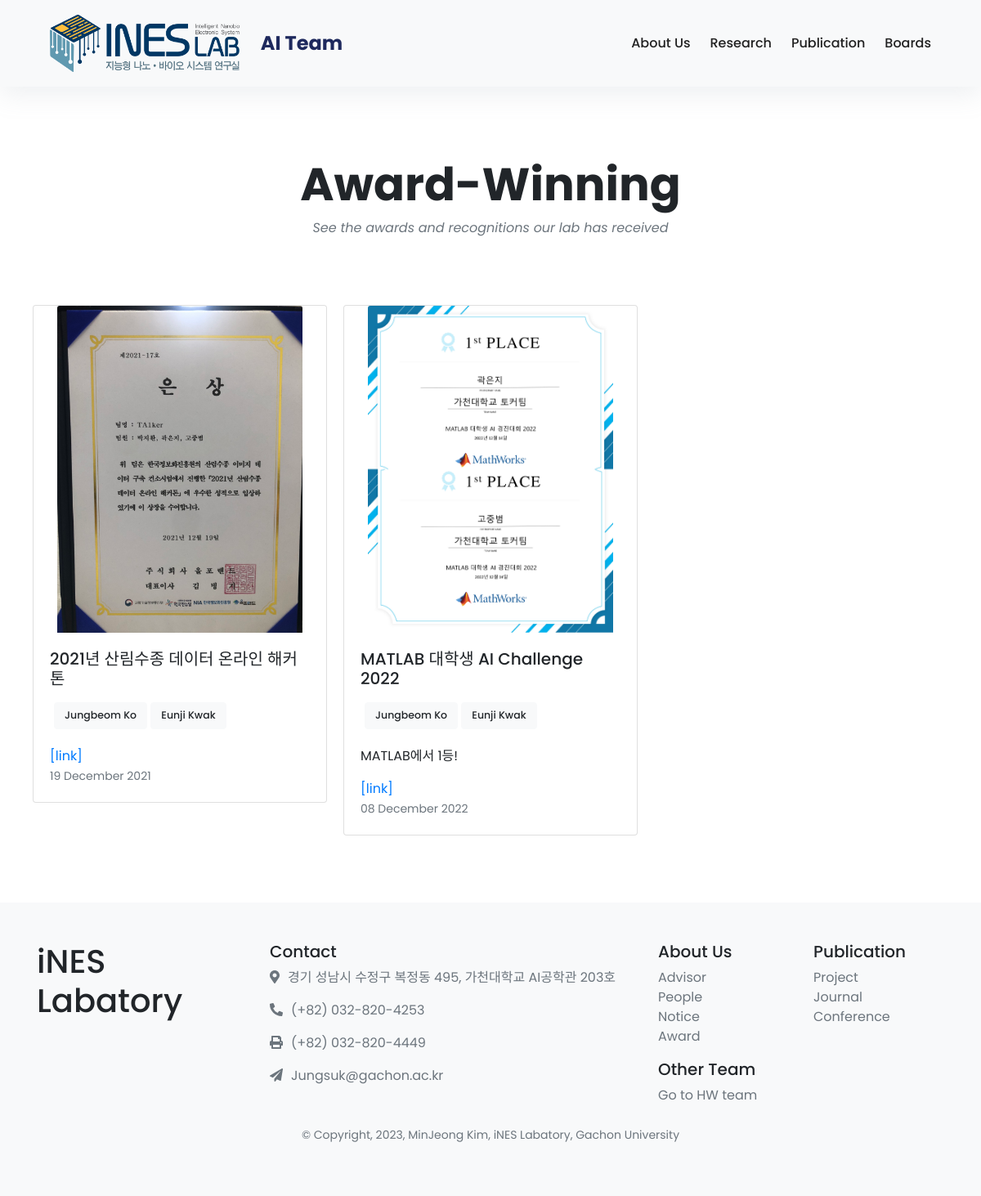
Before: /ai/awards/ with the older database file.
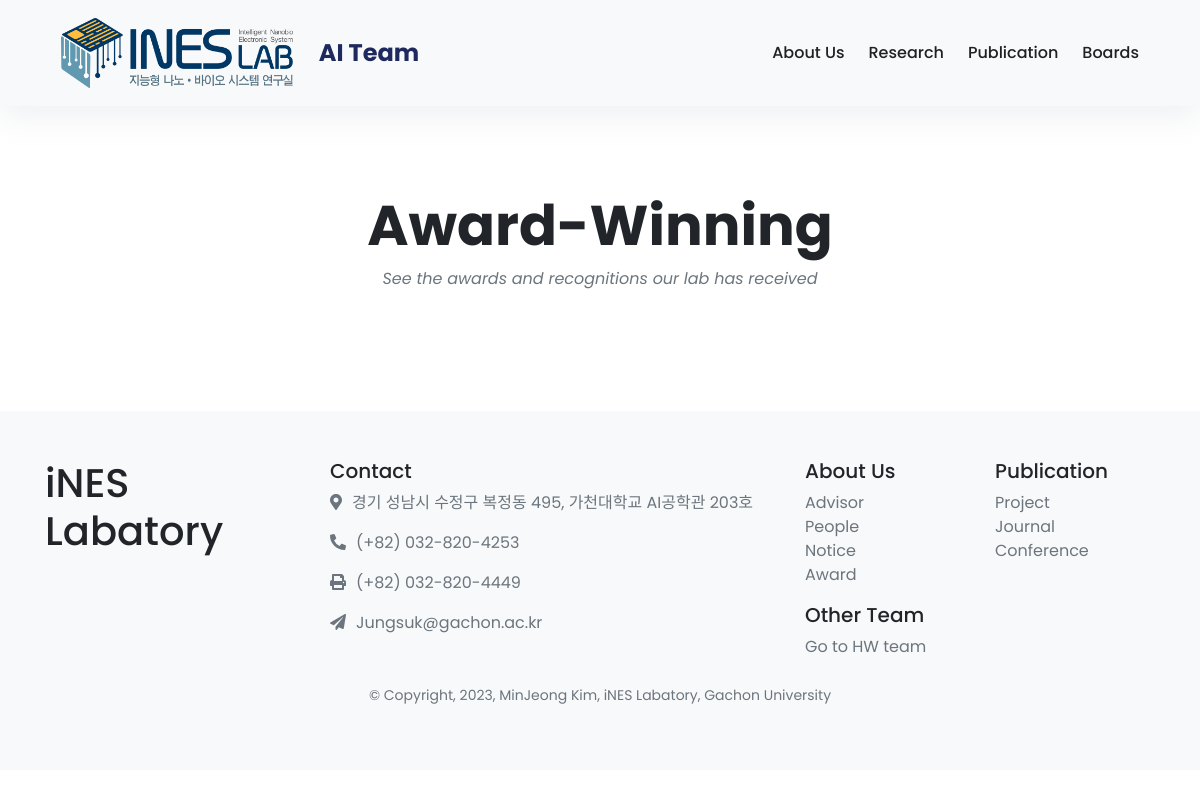
After: the same page with the newer database file.
### awards/models.py (models this page shows, shortened)
class Awards(models.Model):
    TEAM_CHOICES = (
        ('AI', 'AI Team'),
        ('HW', 'Hardware Team'),
    )
    team = models.CharField(max_length=2, choices=TEAM_CHOICES, default='HW')
    title = models.CharField(max_length=255, default="")
    award_dates = models.DateTimeField(default=datetime.datetime.now)
    contents = models.TextField(blank=True, null=True)
    photo = models.FileField(upload_to="upload/awards/%Y/%m/%d/", blank=True)
    award_link = models.URLField(blank=True, null=True)
    member = models.ManyToManyField(member_list)

### member/models.py (models this page shows, shortened)
class member_list(models.Model):
    DEGREE_CHOICES = [
        ('CA', 'Co-Advisor'),
        ('PR', 'Professor'),
        ('PD', 'Postdoc'),
        ('PHD', 'PhD'),
        ('MS', 'Master'),
        ('BS', 'Bachelor'),
    ]
    STATUS_CHOICES = [
        ('CU', 'Current'),
        ('AL', 'Alumni'),
    ]
    TEAM_CHOICES = (
        ('AI', 'AI Team'),
        ('HW', 'Hardware Team'),
        ('OT', 'Others'),
    )
    team = models.CharField(max_length=2, choices=TEAM_CHOICES, default='HW')
    name = models.CharField(max_length=20, default="Name")
    email = models.EmailField(max_length=254, default="@gachon.ac.kr")
    main_photo = models.FileField(upload_to="upload/%Y/%m/%d/", blank=True)
    hobby_photo = models.FileField(upload_to="upload/%Y/%m/%d/", blank=True)
    motto = models.CharField(max_length=50, default="No data")
    department = models.CharField(max_length=50, default = "Department of Biomedical Engineering")
    degree = models.CharField(max_length=50, choices=DEGREE_CHOICES, default='BS')
    status = models.CharField(max_length=2, choices=STATUS_CHOICES, default='CU')

### awards/views.py (the view)
# urls.py: path('awards/', awards_view.ai_award, name='ai_award'),
def ai_award(request):
    awards = Awards.objects.all().order_by('-award_dates')
    awards = Awards.objects.filter(team='AI')
    return render(request, 'labweb/award/ai_awards.html',
                  {
                      'award_list': awards
                  })

### templates/labweb/award/ai_awards.html (shortened to what this page needs)
{% extends 'labweb/base.html' %}
{% block content %}
  <div class="container py-5">
      <header class="text-center">
      <br><br><br><br><br><br>
      <h1 class="display-4 font-weight-bold">Award-Winning</h1>
      <p class="font-italic text-muted mb-0">See the awards and recognitions our lab has received</p>
      <br><br><br>
    </header>
    <div class="row">
      {% if award_list %}
          {%for award in award_list%}
          <div class="col-md-4 mb-4" style="padding: 10px; ">
            <div class="card">
              <a href="{{award.photo.url}}" class="mx-auto"><img src="{{award.photo.url}}" class="card-img-top" style="max-width: 300px;" alt="..."></a>
              <div class="card-body">
                <h5 class="card-title">{{award.title}}</h5>
                <div style="padding: 5px;">
                  {% for member in award.member.all %}
                  <button type="button" class="btn btn-light degree-button" style="font-size: 12.5px; font-weight:500;">
                    {{ member.name }}
                  </button>
                 {% endfor %}
               </div>
                <p class="card-text">{{award.contents}}</p>
                <a href="{{award.award_link}}" class="card-link">
                  [link]
                </a>
                <p class="card-text"><small class="text-muted">{{award.award_dates|date:"d F Y"}}</small></p>
              </div>
            </div>
          </div>
        {% endfor %}
      {% endif %}
    </div>
  </div>
{% endblock %}

Changed rows visible on the page:
removed Awards: photo (picture), title "2021년 산림수종 데이터 온라인 해커톤", award_dates "19 December 2021"
no longer on this page (row edited): member_list: name "Jungbeom Ko"
no longer on this page (row edited): member_list: name "Eunji Kwak"
removed Awards: photo (picture), title "MATLAB 대학생 AI Challenge 2022", contents "MATLAB에서 1등!", award_dates "08 December 2022"
